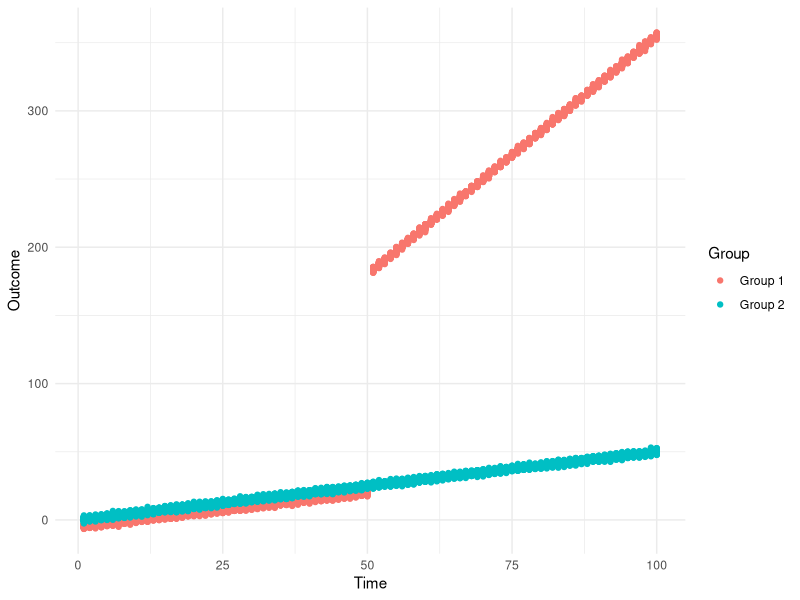
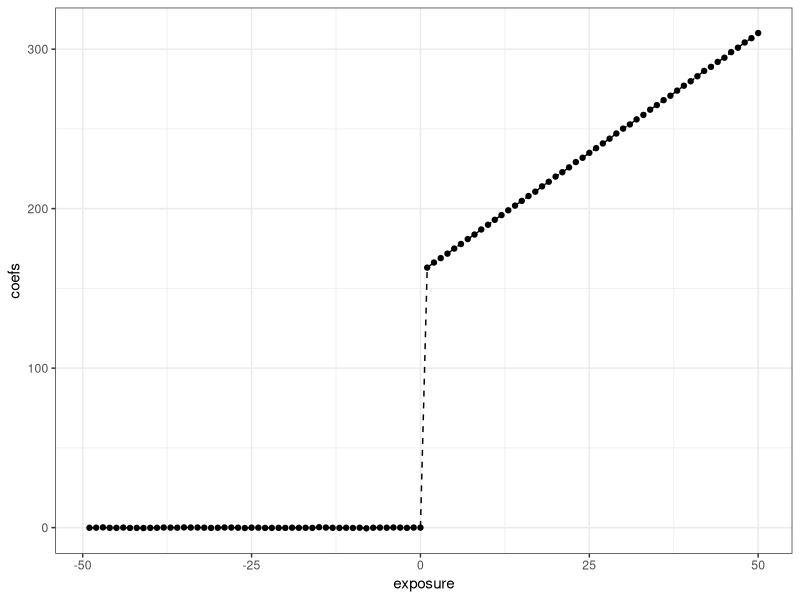

Source code (R) for these figures, in order:
## ---- chunk 1
# Load required libraries
library(dplyr)
library(ggplot2)
library(broom) # for tidy function
library(plm)

# Set seed for reproducibility
set.seed(1234)
## ---- chunk 2
# Number of individuals per group
n_per_group <- 100

# Number of time periods
n_periods <- 100

# Time variable
time <- 1:n_periods

# Treatment period
tp=n_periods/2

# Generate synthetic data
data <- data.frame(
  Group = rep(c("Group 1", "Group 2"), each = n_per_group * n_periods),
  Individual = rep(rep(1:n_per_group, each = n_periods), times = 2),
  Time = rep(time, times = 2 * n_per_group),
  stringsAsFactors = FALSE
)


data = data %>% group_by(Individual) %>% mutate(Treatment = ifelse(Time > tp & Group == "Group 1", 1, 0),
                                                Outcome = rnorm(2 * n_periods, mean = case_when(
                                                  Treatment == 1 & Group== "Group 1" ~ -5+0.5*Time+10+3*Time,
                                                  Treatment == 0 & Group== "Group 1" ~ -5+0.5*Time,
                                                  TRUE ~ 0.5*Time))) %>% distinct() %>% 
  group_by(Individual, Group) %>% mutate(TreatmentPeriod = if(is.na(which(Treatment>0)[1])){0}else{which(Treatment>0)[1]})

# Rename individuals to be unique
data$Individual = rep(1:(n_per_group*2), each = n_periods)

## ---- chunk 3
# Plot the simulated data
ggplot(data, aes(x = Time, y = Outcome, color = Group, linetype = factor(Treatment))) +
  geom_point() +
  labs(x = "Time", y = "Outcome", color = "Group", linetype = "Treatment") +
  theme_minimal()
## ---- chunk 4
# Estimate DiD parameters using linear regression
diD_model <- lm(Outcome ~ Treatment + Time + Treatment:Time + Group, data = data)

# Display DiD model summary
summary(diD_model)
## ---- chunk 5
# generate leads and lags of the treatment
t0 = 49 # Number of periods before the event
t1 = 50 # Number of periods after the event
Dtl <- sapply(-t0:t1, function(l) {1*((data$Time == data$TreatmentPeriod + l) & (data$TreatmentPeriod > 0))})
Dtl <- as.data.frame(Dtl)
cnames1 <- paste0("Dtmin", t0:1)
colnames(Dtl) <- c(cnames1, paste0("Dt", 0:t1))
data <- cbind.data.frame(data, Dtl)
row.names(data) <- NULL

# panel regression
pdata = pdata.frame(data, index = c("Individual", "Time", "Group"))
# table(index(pdata))

es <- plm(as.formula(paste("Outcome ~", paste(colnames(Dtl), collapse="+"))), data = pdata, model = "within", effect = "twoways")

summary(es)
## ---- chunk 6
# Plot
coefs1 <- coef(es)
ses1 <- sqrt(diag(summary(es)$vcov))
idx.pre <- 1:t0
idx.post <- (t1):length(coefs1)
coefs <- c(coefs1[idx.pre], 0, coefs1[idx.post])
ses <- c(ses1[idx.pre], 0, ses1[idx.post])
exposure <- -t0:t1

cmat <- data.frame(coefs=coefs, ses=ses, exposure=exposure)

ggplot(data = cmat, mapping = aes(y = coefs, x = exposure)) +
  geom_line(linetype = "dashed") +
  geom_point() + 
  geom_errorbar(aes(ymin = (coefs-1.96*ses), ymax = (coefs+1.96*ses)), width = 0.2) +
  theme_bw()
## ---- chunk 7
valeurs_reg_Dt <- as.numeric(coef(es))


valeurs_reg_Dt_aprestraitement <- valeurs_reg_Dt[(t0+2):(t1+t0+1)]

df1 = data.frame(y = valeurs_reg_Dt_aprestraitement, x = c(1:t1))


maregression = lm(y~x, data = df1)

summary(maregression)
